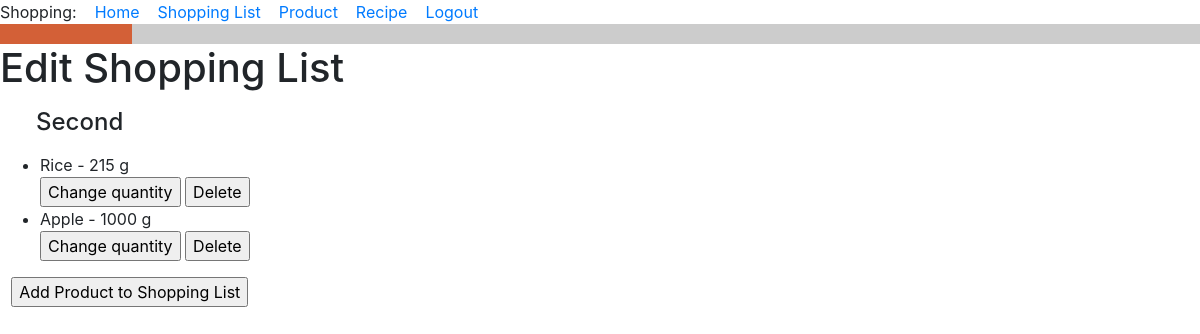
Page /edit_shopping_list/5 (signed in) on the earlier database version.
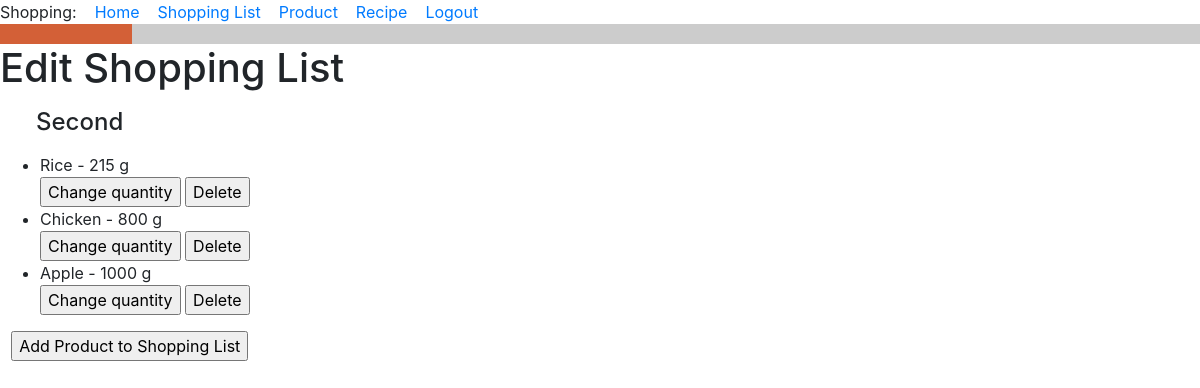
Same page on the later database version.
### food_app/models.py (models this page shows, shortened)
class ShoppingListItem(db.Model):
    id = db.Column(db.Integer, primary_key=True)
    shopping_list_id = db.Column(db.ForeignKey('shopping_list.id', ondelete='CASCADE', name='_fk_shopping_list_id'))
    product_id = db.Column(db.ForeignKey('product.id'))
    product = db.relationship('Product')
    quantity = db.Column(db.Integer, default=0)
    unit_of_measure = db.Column(db.String(120))
    is_buyed = db.Column(db.Boolean, default=False)
    __table_args__ = (
        UniqueConstraint('shopping_list_id', 'product_id', name='_uc_shopping_list_id_product_id'),
    )
    def __str__(self):
        return f'{self.product} - {self.quantity} {self.unit_of_measure}'

class Product(db.Model):
    id = db.Column(db.Integer, primary_key=True)
    title = db.Column(db.String(256), index=True, unique=True, nullable=False)
    type_of_product = db.Column(db.String(120))
    unit_of_measure = db.Column(db.String(120))
    def __str__(self):
        return f'{self.title}'.capitalize()  # Big first letter only.

### food_app/routes.py (the view)
@app.route('/edit_shopping_list/<shopping_list_id>', methods=['GET', 'POST'])
@login_required
def edit_shopping_list(shopping_list_id):
    shopping_list = ShoppingList.query.filter_by(id=shopping_list_id).first()
    return render_template('edit_shopping_list.html', shopping_list=shopping_list)

### food_app/models.py (called while the page is built)
@login.user_loader
def load_user(id):
    return User.query.get(int(id))

    def __str__(self):
        return f'{self.title}'.capitalize()

### food_app/templates/edit_shopping_list.html (shortened to what this page needs)
{% extends "base.html" %}
{% block content %}
<h1>Edit Shopping List</h1>
<h4><div><p><p style="margin-left:1.5em">{{ shopping_list }}</p></div></h4>
    <div><ul>  {% for item in shopping_list.items %}
        <li>{{ item }}</li>
      <head>
</head>
      <form action="{{ url_for('edit_shopping_list', shopping_list_id=shopping_list.id, item_id=item.id) }}">
    <input class="button" type="submit" value="Change quantity">
</form>
<form action="{{ url_for('edit_shopping_list', shopping_list_id=shopping_list.id, item_id=item.id) }}">
    <input class="button" type="submit" value="Delete">
</form>
        {% endfor %}
    </ul>
    </div>
<form>
    <p style="margin-left:0.7em">
<input type="button" value="Add Product to Shopping List" onClick='location.href="http://127.0.0.1:5000/all_products"'>
    </p>
</form>
{% endblock %}

Differences in the rows shown:
added ShoppingListItem: quantity+unit_of_measure "Chicken - 800 g"
